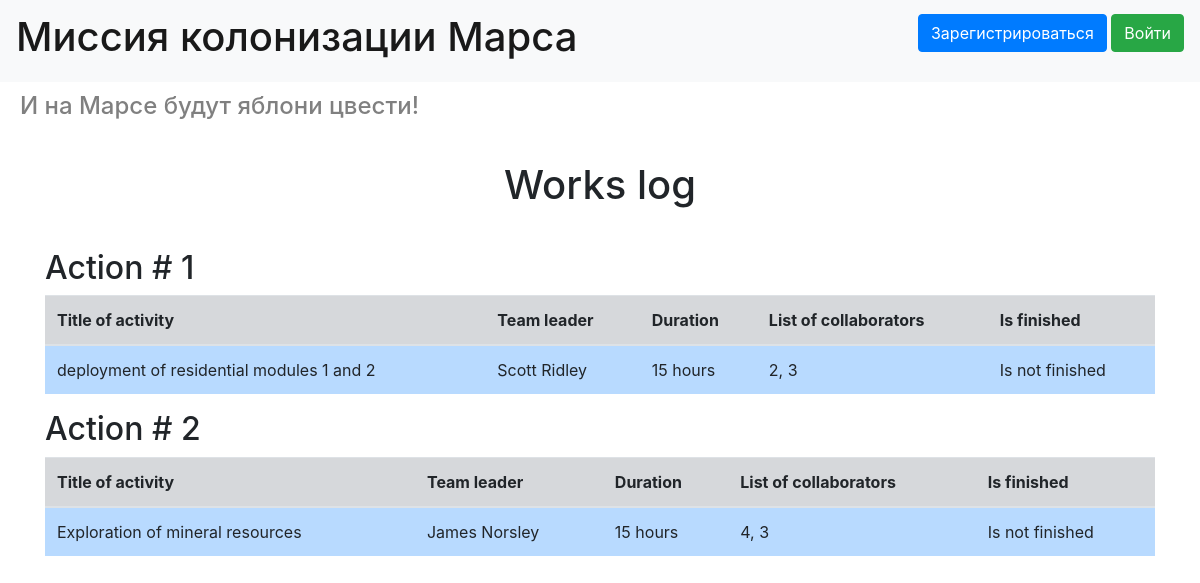
Before: / with the older database file.
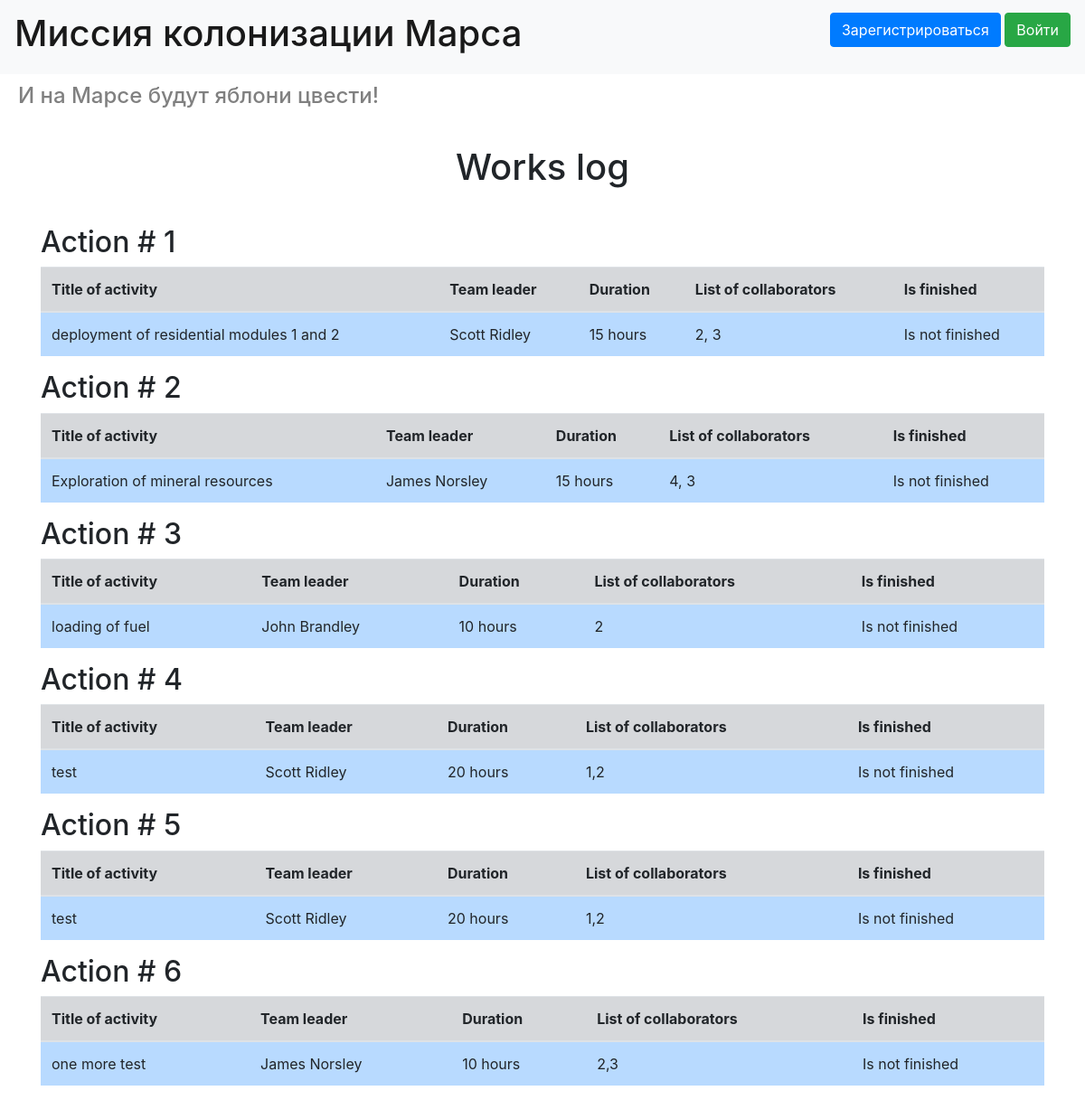
After: the same page with the newer database file.
### data/jobs.py (models this page shows, shortened)
class Jobs(SqlAlchemyBase):
    __tablename__ = 'jobs'
    id = sqlalchemy.Column(sqlalchemy.Integer, primary_key=True, autoincrement=True)
    team_leader = sqlalchemy.Column(sqlalchemy.Integer, sqlalchemy.ForeignKey('colonists.id'))
    job = sqlalchemy.Column(sqlalchemy.String, nullable=True)
    work_size = sqlalchemy.Column(sqlalchemy.Integer, nullable=True)
    collaborators = sqlalchemy.Column(sqlalchemy.String, nullable=True)
    start_date = sqlalchemy.Column(sqlalchemy.String, nullable=True)
    end_date = sqlalchemy.Column(sqlalchemy.String, nullable=True)
    is_finished = sqlalchemy.Column(sqlalchemy.Boolean, nullable=True, default=False)
    user = orm.relationship("Colonist")

### data/colonists.py (models this page shows, shortened)
class Colonist(SqlAlchemyBase):
    __tablename__ = 'colonists'
    id = sqlalchemy.Column(sqlalchemy.Integer, primary_key=True, autoincrement=True)
    name = sqlalchemy.Column(sqlalchemy.String, nullable=True)
    surname = sqlalchemy.Column(sqlalchemy.String, nullable=True)
    age = sqlalchemy.Column(sqlalchemy.Integer, nullable=True)
    position = sqlalchemy.Column(sqlalchemy.String, nullable=True)
    speciality = sqlalchemy.Column(sqlalchemy.String, nullable=True)
    address = sqlalchemy.Column(sqlalchemy.String, nullable=True)
    email = sqlalchemy.Column(sqlalchemy.String, index=True, unique=True, nullable=False)
    hashed_password = sqlalchemy.Column(sqlalchemy.String, nullable=True)
    modified_date = sqlalchemy.Column(sqlalchemy.DateTime, nullable=True)
    jobs = orm.relationship("Jobs", back_populates='user')
    departments = orm.relationship('Department', back_populates='user')

### main.py (the view)
@app.route('/')
def users():
    db_sess = db_session.create_session()
    return render_template('index.html', jobs=db_sess.query(Jobs), colonists=db_sess.query(Colonist))

### data/db_session.py (called while the page is built)
def create_session() -> Session:
    global __factory
    return __factory()

### templates/index.html
{% extends "base.html" %}
{% block content %}
<h1 style="text-align: center; margin: 40px">Works log</h1>
{% for job in jobs %}
<h2>Action # {{job.id}}</h2>
<table class="table">
    <thead>
    <tr>
        <th class="table-secondary">Title of activity</th>
        <th class="table-secondary">Team leader</th>
        <th class="table-secondary">Duration</th>
        <th class="table-secondary">List of collaborators</th>
        <th class="table-secondary">Is finished</th>
    </tr>
    </thead>
    <tbody>
    <tr>
        <td class="table-primary">{{job.job}}</td>
        {% for colonist in colonists %}
        {% if colonist.id == job.team_leader%}
        <td class="table-primary">{{colonist.surname}} {{colonist.name}}</td>
        {% endif%}
        {% endfor %}
        <td class="table-primary">{{job.work_size}} hours</td>
        <td class="table-primary">{{job.collaborators}}</td>
        {% if job.is_finished == False%}
        <td class="table-primary">Is not finished</td>
        {% else %}
        <td class="table-primary">Is finished</td>
        {% endif %}
    </tr>
    </tbody>
</table>
{% endfor %}
{% endblock %}

### templates/base.html (shortened to what this page needs)
<!doctype html>
<html lang="en">
<head>
    <link rel="stylesheet"
          href="https://stackpath.bootstrapcdn.com/bootstrap/4.4.1/css/bootstrap.min.css"
>
</head>
<body>
<header>
    <nav class="navbar navbar-light bg-light">
        <a class="navbar-brand" href="#"><h1>Миссия колонизации Марса</h1></a>
        {% if current_user.is_authenticated %}
        <a class="navbar-brand" href="/logout">{{ current_user.name }}</a>
        {% else %}
        <p>
            <a class="btn btn-primary " href="/register">Зарегистрироваться</a>
            <a class="btn btn-success" href="/login">Войти</a>
        </p>
        {% endif %}
    </nav>
    <div>
        <h4 style="color: gray; margin: 10px 10px 10px 20px;">И на Марсе будут яблони цвести!</h4>
    </div>
</header>
<main role="main" class="container">
    {% block content %}{% endblock %}
</main>
</body>
</html>

Changed rows visible on the page:
added Jobs: id "3", job "loading of fuel", work_size "10", collaborators "2", is_finished "Is not finished"
now on this page (row unchanged): Colonist: surname "John", name "Brandley", shown under "3"
added Jobs: id "4", job "test", work_size "20", collaborators "1,2", is_finished "Is not finished", Colonist (surname "Scott", name "Ridley")
added Jobs: id "5", job "test", work_size "20", collaborators "1,2", is_finished "Is not finished", Colonist (surname "Scott", name "Ridley")
added Jobs: id "6", job "one more test", work_size "10", collaborators "2,3", is_finished "Is not finished", Colonist (surname "James", name "Norsley")
